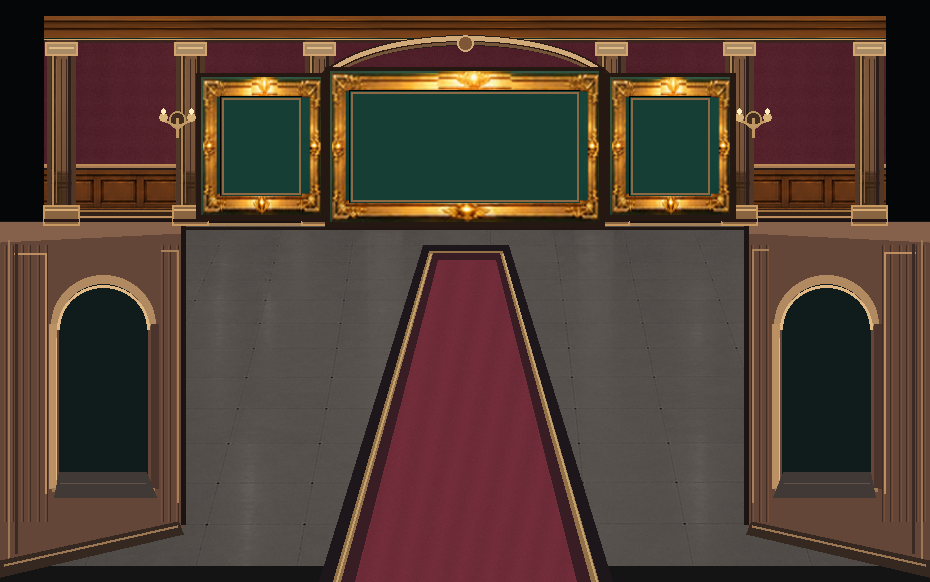
#> input picture architecture-review/entrance-gallery5-comparison/gallery5-v03.png, 930 x 582 px, given in place of entrance_background_initial_approved.png, which was not available
$ python build_gallery5_v18_wall_portal.py
#> lines starting #> are read from the running program, lines starting #| are printed output that depends on the picture; pictures that were not available may be replaced by others from this repository, and a replacement may not be noted
"""Gallery5 v18 material detailing review: true wood trim and burgundy wall inset.
Built over the stone/wool v17; no changes to 3 approved-size frame images,
side corridor geometry, carpet silhouette, or movement data.
"""
from pathlib import Path
from PIL import Image,ImageDraw,ImageChops,ImageFilter
import numpy as np,math
R=Path(r"C:\Users\User\source\repos\a18-gallery5-material-review")
src=Image.open(r"C:\Users\User\source\repos\web-tools-preview-a18-entrance-2d-assets-20261028\a18\layout-test\assets\entrance\approved_initial_20261027\entrance_background_initial_approved.png").convert("RGB")
#> src is the input picture: PIL image 930x582 RGB; mean R, G, B 78.8, 60.6, 51.1
prior=Image.open(R/"architecture-review/entrance-gallery5-comparison/gallery5-v17.png").convert("RGB")
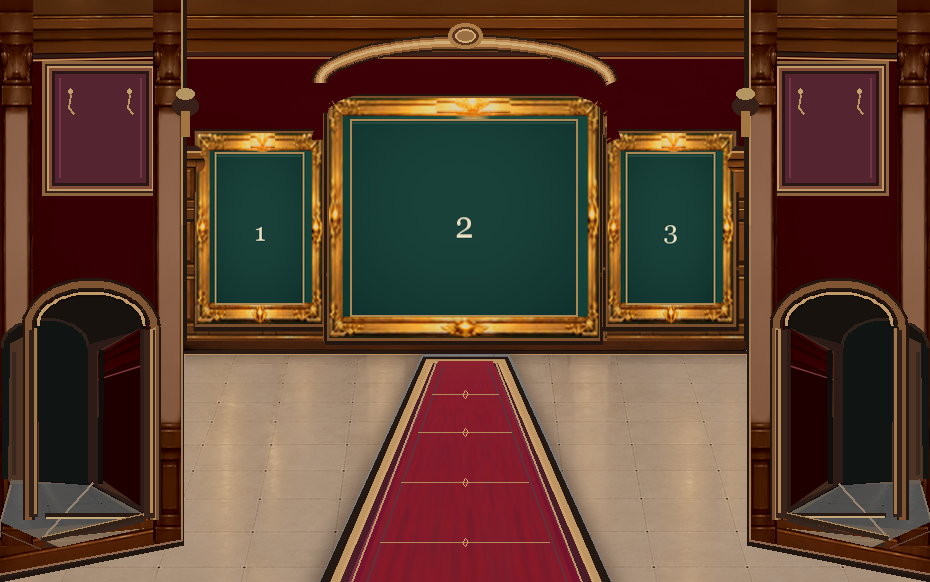
#> input picture architecture-review/entrance-gallery5-comparison/gallery5-v17.png, 930 x 582 px, found by its file name
#> prior is the input picture: PIL image 930x582 RGB; mean R, G, B 92.8, 64.5, 48.5
out=prior.copy(); W,H=out.size
#> after `W, H = out.size`: W = 930; H = 582
def shade(im,col,alpha=.75):
#> called with col = (94, 40, 54), alpha = 0.99
  arr=np.asarray(im.convert("RGB")).astype(np.float32)
  intensity=(arr @ np.array([.30,.59,.11])).astype(np.float32)
  light=(intensity-115)*.48
  made=np.clip(np.array(col)[None,None,:]+light[:,:,None],0,255)
  arr=arr*(1-alpha)+made*alpha
  return Image.fromarray(np.uint8(np.clip(arr,0,255)))
# 1. Genuine matte wall surface, using the approved entrance's natural lighting gradation.
# Restrict to the inner burgundy recess; original gold motif stays on top.
texture=src.crop((70,110,310,365)).resize((92,109),Image.Resampling.LANCZOS)
texture=shade(texture,(94,40,54),.99)
for x in (53,785):
    out.paste(texture,(x,73))
    # No inventing decorative motif; retain the two already present gilded figures from v16.
    for mx in (x+15,x+74):
        # Preserve only original gold strokes, not the rectangular maroon patches.
        patch=prior.crop((mx-5,82,mx+7,116))
        pa=np.asarray(patch).astype(np.int16)
        gold=(pa[:,:,0]>110)&(pa[:,:,1]>70)&(pa[:,:,2]<130)&(pa[:,:,0]>pa[:,:,1]*1.1)
        mask=Image.fromarray(np.uint8(gold)*255,"L")
        out.paste(patch,(mx-5,82),mask)
    dr=ImageDraw.Draw(out)
    # Existing carved upper and lower wood stops have a metallic lighting edge.
    dr.line((x,73,x+91,73),fill="#b38755",width=2)
    dr.line((x+1,181,x+91,181),fill="#42241a",width=3)
    dr.line((x+91,75,x+91,178),fill="#3e221c",width=3)
    dr.line((x+2,75,x+2,178),fill="#b0804e",width=2)
# 2. Trace existing wooden portal moulding using authentic carved wood grain.
# Arc and jamb positions stay identical, so this is NOT a front-facing door pasted on its side.
wood=src.crop((72,414,310,505)).resize((184,260),Image.Resampling.LANCZOS)
wood=shade(wood,(112,67,35),.52)
#> call 2 of shade, with col = (112, 67, 35), alpha = 0.52
#> in shade (call 2), `intensity=(arr @ np.array([.30,.59,.11])).astype(np.float32)`:
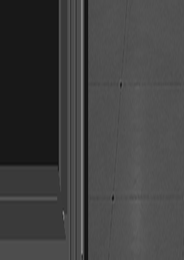
#> intensity: shape (260, 184) float32; min 17.9, max 138.8, mean 65.7
#> in shade (call 2), `light=(intensity-115)*.48`:
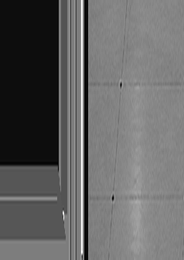
#> light: shape (260, 184) float32; min -46.61, max 11.42, mean -23.68; drawn with min black and max white
#> in shade (call 2), `made=np.clip(np.array(col)[None,None,:]+light[:,:,None],0,255)`:
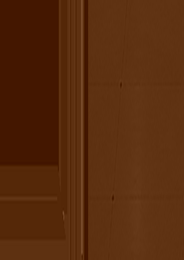
#> made: shape (260, 184, 3) float64; mean of channels 0, 1, 2 88.3, 43.3, 13.2; drawn as R, G, B
#> in shade (call 2), `arr=arr*(1-alpha)+made*alpha`:
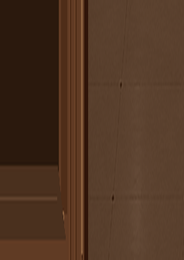
#> arr: shape (260, 184, 3) float64; mean R, G, B 79.5, 53.5, 35.6
for right in (False,True):
    def P(x,y):return (W-x,y) if right else (x,y)
    mask=Image.new("L",(W,H),0);md=ImageDraw.Draw(mask)
    tt=np.linspace(math.pi,0,85) if False else [math.pi*i/84 for i in range(84,-1,-1)]
    arc=[P(91+63*math.cos(t),284+43*(1-math.sin(t))) for t in tt]
    md.line(arc,fill=108,width=9,joint="curve")
    md.line([P(30,327),P(30,512)],fill=110,width=7)
    md.line([P(151,328),P(151,512)],fill=100,width=7)
    layer=Image.new("RGB",(W,H))
    section=wood.transpose(Image.Transpose.FLIP_LEFT_RIGHT) if right else wood
    layer.paste(section,(746 if right else 0,278))
    out.paste(layer,(0,0),mask)
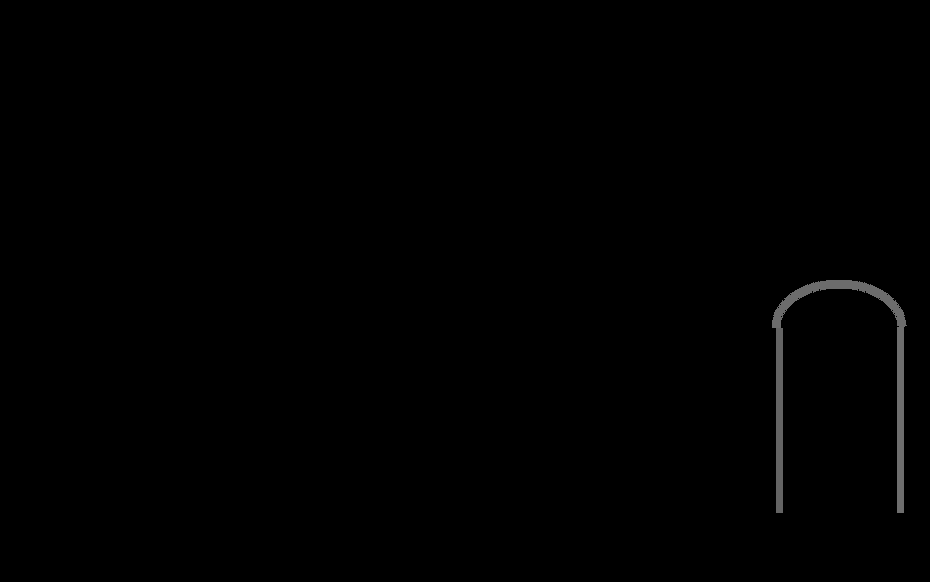
#> mask: PIL image 930x582 L; min 0, max 110, mean 0.8
# On the real wood edge, reproduce restrained highlights already present in v16.
for right in (False,True):
    def P(x,y):return (W-x,y) if right else (x,y)
    d=ImageDraw.Draw(out)
    # lines follow the current portal opening, without adding a new arch or floor structure
    d.line([P(36,329),P(36,512)],fill="#b08352",width=2)
    d.line([P(149,333),P(149,511)],fill="#b78e5c",width=2)
# keep the actual frame imagery exactly: never repaint pixels inside the frames.
v16=Image.open(R/"architecture-review/entrance-gallery5-comparison/gallery5-v16.png").convert("RGB")
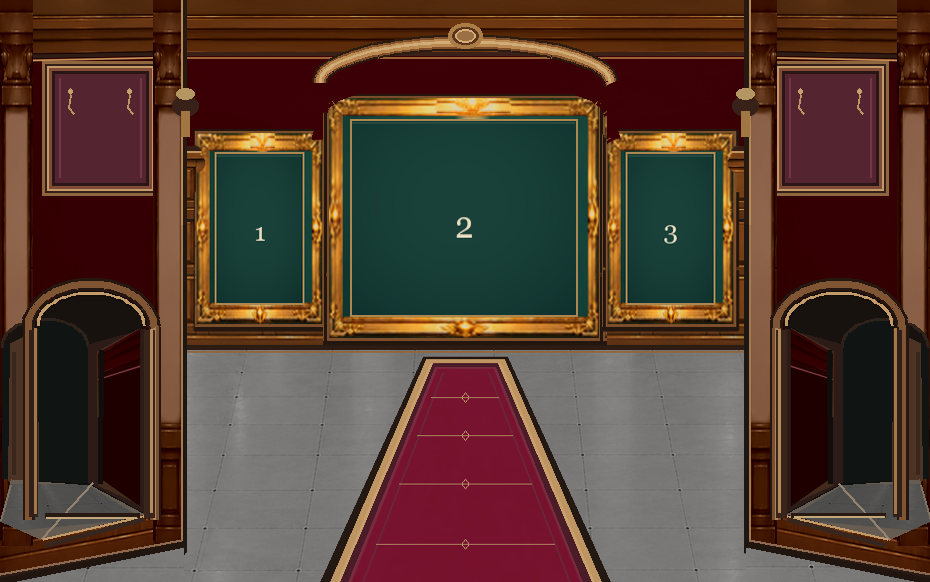
#> input picture architecture-review/entrance-gallery5-comparison/gallery5-v16.png, 930 x 582 px, found by its file name
#> v16 is the input picture: PIL image 930x582 RGB; mean R, G, B 84.1, 60.2, 48.9
for b in [(190,130,329,330),(325,95,603,345),(602,130,741,330)]:
    assert ImageChops.difference(out.crop(b),prior.crop(b)).getbbox() is None,b
# No pixel may change in the main central gallery floor or runner.
assert ImageChops.difference(out.crop((185,350,745,582)),prior.crop((185,350,745,582))).getbbox() is None
for p in (R/"architecture-review/entrance-gallery5-comparison/gallery5-v18.png",
          R/"architecture-review/gallery5/gallery5_v18_wall_portal_material_REVIEW.png",
          R/"rooms/gallery5/gallery5_palace_E_material_v18_REVIEW.png"):
    out.save(p,optimize=True)
print("v18 saved",ImageChops.difference(out,prior).getbbox())
#| v18 saved (24, 73, 907, 513)
